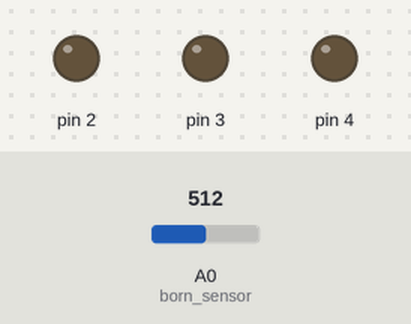
Recording of a sketch running on a simulated Arduino Uno, built with avr-gcc and run on an emulated ATmega328P. Parts: output pins drawn as LEDs (lit = HIGH). Dashed ring = blinking. Inputs (shaded band) come from the test bench; at power-on: A0 (born_sensor) = 512.

Above: at 1.2 s.
1.3 s: A0 (born_sensor) set to 789
2.8 s: A0 (born_sensor) set to 808
At 3.1 s:
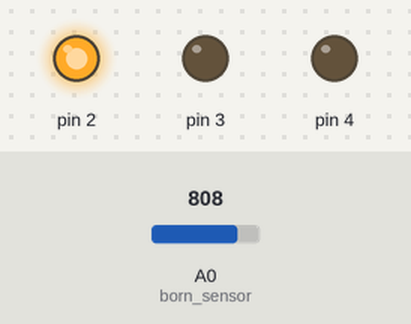
4.3 s: A0 (born_sensor) set to 989
5.8 s: A0 (born_sensor) set to 1009
At 6.6 s:
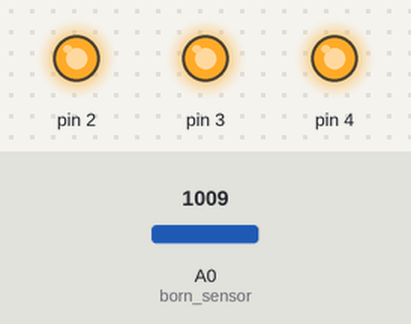
8.8 s: A0 (born_sensor) set to 900
At 10.0 s:
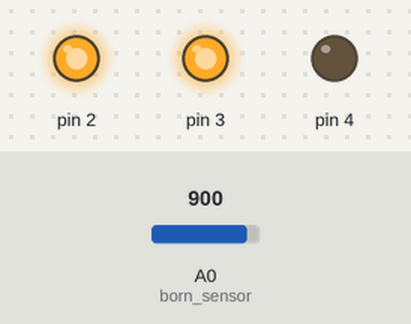
10.3 s: A0 (born_sensor) set to 1023
At 11.1 s:
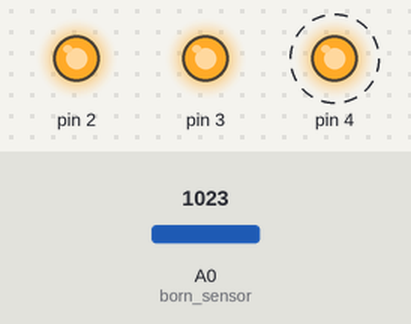
Timing chart, 0 to 14.3 s (numbered marks = the images above; inputs shaded):
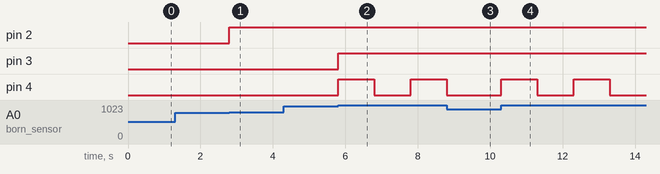

The sketch:

Estufa_hortalicas.ino
```cpp
const int born_sensor = A0;
float temp = 0;


void setup()
{
  pinMode(2, OUTPUT);
  pinMode(3, OUTPUT);
  pinMode(4, OUTPUT);
}

void loop()
{
  temp = analogRead(born_sensor);
  temp = (temp - 500)/10;

  if(temp >= 30){
    digitalWrite(2,HIGH);
    if(temp > 50){
      digitalWrite(3,HIGH);
   	  digitalWrite(4, HIGH);
  	  delay(1000);
      digitalWrite(4, LOW);
      delay(1000);
    }
  }
}
```

Measured:
- the behaviour switches between 799 and 800 on A0 (born_sensor) (found by bisection; images 0 and 1)
- the behaviour switches between 1000 and 1001 on A0 (born_sensor) (found by bisection; images 1 and 2)
- after the input at 1.3 s, every drawn part: stays the same
- after the input at 2.8 s, pin 2: LOW → HIGH at once
- after the input at 4.3 s, every drawn part: stays the same
- after the input at 5.8 s, pin 3: LOW → HIGH at once; pin 4: LOW → HIGH at once, → LOW 1.0 s later, → HIGH 1.0 s later
- after the input at 8.8 s, pin 4: goes on until 8.8 s, then stays LOW
- after the input at 10.3 s, pin 4: alternates HIGH for 1.0 s and LOW for 1.0 s, starting at once
